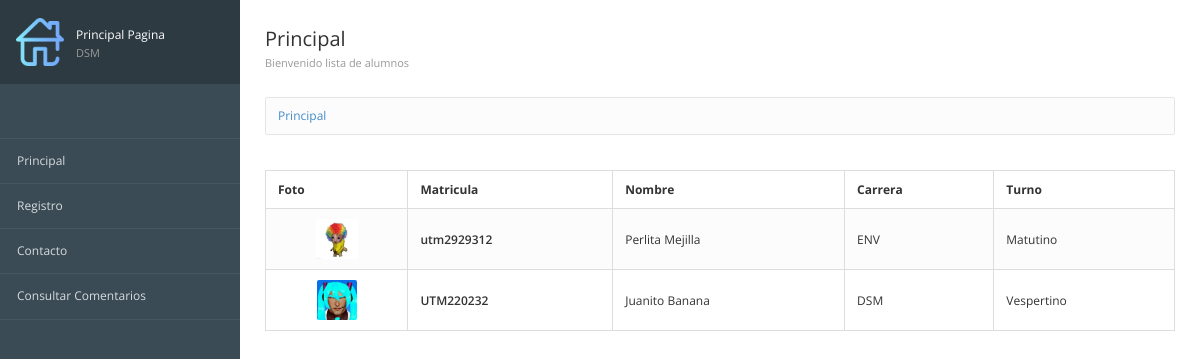
Before: / with the older database file.
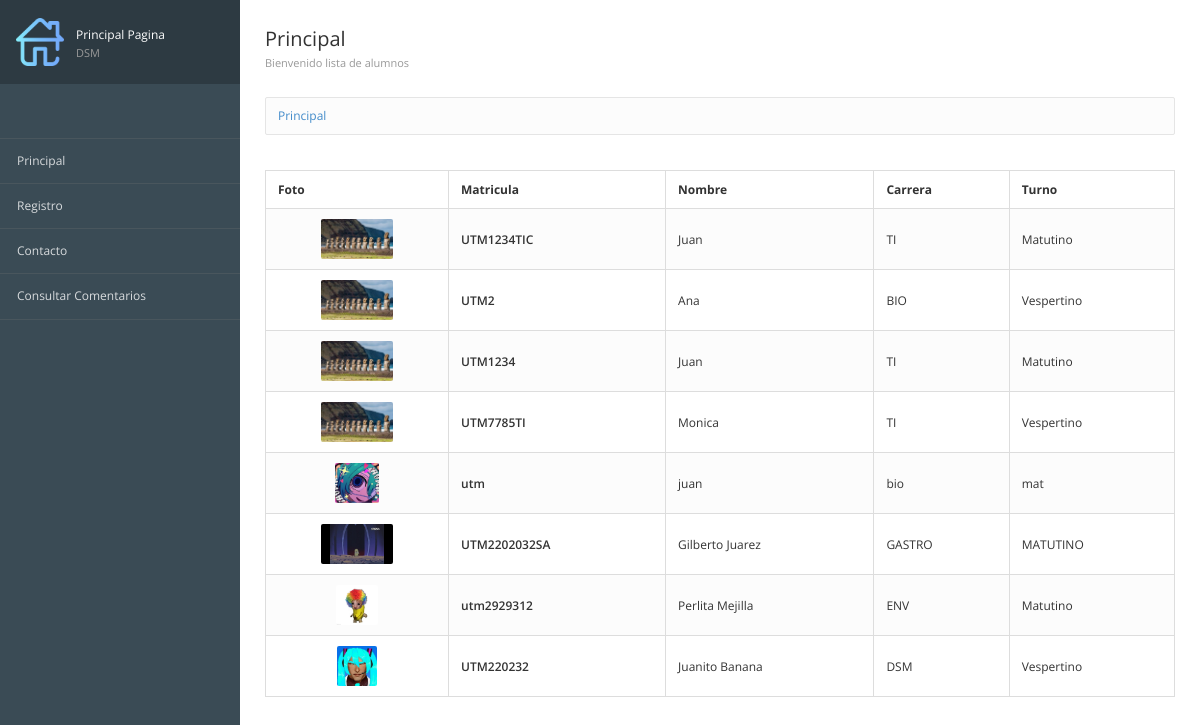
After: the same page with the newer database file.
### registros/models.py (models this page shows, shortened)
class Alumnos(models.Model):
    matricula=models.CharField(max_length=12 ,verbose_name="Matricula") #el verbose name cambia el nombre del atributo como un alias
    nombre=models.TextField()
    carrera=models.TextField()
    turno=models.CharField(max_length=12)
    image=models.ImageField(null=True,upload_to="fotos",verbose_name="Fotografia")
    created=models.DateTimeField(auto_now_add=True)
    updated=models.DateTimeField(auto_now_add=True)
    class Meta:
        verbose_name ="Alumno"
        verbose_name_plural ="Alumnos"
        ordering = ["-created"]

### registros/views.py (the view)
# urls.py: path('',views_registros.registros, name="Principal"),
def registros(request):
    alumnos=Alumnos.objects.all()
    return render(request,"registros/principal.html",{'alumnos':alumnos})

### registros/templates/registros/principal.html (shortened to what this page needs)
{% extends "inicio/encabezado.html" %}
{% block imagen %}
	{%load static%}
	{%static 'inicio/images/home.png'%}
{% endblock %}
{% block imagen-texto %}
	<div class="user-info">
		Principal Pagina <span>DSM</span>
	</div>
{% endblock %}
{% block titulo2 %}Principal {% endblock %}
{% block titulo3 %}Bienvenido lista de alumnos {% endblock %}
{% block contenido %}
	<table class="table table-bordered table-striped">
		<thead>
			<tr>
				<th>Foto</th>
				<th>Matricula</th>
				<th>Nombre</th>
				<th>Carrera</th>
				<th>Turno</th>
			</tr>
		</thead>
		<tbody>
			{% for alumno in alumnos %}
			<tr>
				<td class="text-center">
					<img src="{{alumno.image.url}}" alt="" class="img-media">
				</td>
				<td class="text-semibold">{{alumno.matricula}}</td>
				<td class="muted">{{alumno.nombre}}</td>
				<td class="muted">{{alumno.carrera}}</td>
				<td class="muted">{{alumno.turno}}</td>
			</tr>
			{% endfor %}
		</tbody>
{% endblock %}

### inicio/templates/inicio/encabezado.html (shortened to what this page needs)
<!DOCTYPE html>
<html lang="en">
<head>
{%load static%}
<link href="{% static 'inicio/css/bootstrap.min.css'%}" rel="stylesheet" type="text/css">
<link href="{% static 'inicio/css/londinium-theme.css'%}" rel="stylesheet" type="text/css">
<link href="{% static 'inicio/css/styles.css'%}" rel="stylesheet" type="text/css">
<link href="{% static 'inicio/css/icons.css'%}" rel="stylesheet" type="text/css">
</head>
<body>
 	<div class="page-container">
		<div class="sidebar">
		<div class="user-menu dropdown">
			<a href="#">
				<img src="{% block imagen %} {% endblock %}">
				{% block imagen-texto %} {% endblock %}
			</a>
		</div>
			<div class="sidebar-content">
				<ul class="navigation">
							<li><a href="{%url 'Principal' %}">Principal</a></li>
							<li><a href="{%url 'Formulario' %}">Registro</a></li>
							<li><a href="{%url 'Contacto' %}">Contacto</a></li>
							<li><a href="{%url 'consultaContacto' %}">Consultar Comentarios</a></li>
				</ul>
			</div>
		</div>
	</div>
	 	<div class="page-content">
			<div class="page-header">
				<div class="page-title">
					<h3>   {% block titulo2 %} {% endblock %}
				    <small>{% block titulo3 %} {% endblock %}</small></h3>
				</div>
			</div>
			<div class="breadcrumb-line">
				<ul	class="breadcrumb">
					<a href="{%url 'Principal'%}">
						{%if request.path == '/' %}
							Principal
						{%else%}
							Principal{{request.path}}
						{%endif%}
					</a>
				</ul>
			</div>
		 {% block contenido %}{% endblock %}
	</div>
</body>
</html>

### inicio/static/inicio/css/londinium-theme.css (style rules this page uses)
.panel-toolbar:after, .page-header:after, .header-bar-stats .page-stats li:after, .panel-heading:after { content: ""; display: table; clear: both; }
html { height: 100%; }
body { font-family: 'Open Sans', sans-serif; font-size: 12px; position: relative; min-height: 100%; }
a { cursor: pointer; }
h1, h2, h3, h4, h5, h6, .h1, .h2, .h3, .h4, .h5, .h6 { font-weight: 600; line-height: 1.42857143; margin-top: 0; }
h3, .h3 { font-size: 20px; }
ul, ol { padding-left: 16px; }
.text-semibold { font-weight: 600; }
.img-media { height: 40px; border-radius: 2px; }
.page-container { background-color: #fff; }
@media (min-width: 992px) { .navbar-form, .navbar-text, .navbar-nav, .navbar-button, .sidebar { display: block; } }
.page-header { padding: 0; margin: 0; position: relative; border: 0; }
.page-header small { display: block; font-size: 11px; color: #999; margin: 8px 0 0 0; }
.page-title { float: left; }
.page-title h3 { padding: 29px 0; margin: 0; font-weight: 400; line-height: 20px; }
.breadcrumb { padding: 9px 12px 10px 12px; float: left; margin: 0; background: none; border-radius: 0; }
.table { margin-bottom: 0; }
.table > thead > tr > th { border-bottom-width: 1px; outline: 0; }
.table > thead > tr > th, .table > tbody > tr > th, .table > tfoot > tr > th, .table > thead > tr > td, .table > tbody > tr > td, .table > tfoot > tr > td { vertical-align: middle; padding: 10px 12px; }
.table-striped > tbody > tr:nth-child(odd) > td, .table-striped > tbody > tr:nth-child(odd) > th, .table-hover > tbody > tr:hover > td, .table-hover > tbody > tr:hover > th { background-color: #fcfcfc; }

Changed rows visible on the page:
added Alumnos: image (picture), matricula "UTM1234TIC", nombre "Juan", carrera "TI", turno "Matutino"
added Alumnos: image (picture), matricula "UTM2", nombre "Ana", carrera "BIO", turno "Vespertino"
added Alumnos: image (picture), matricula "UTM1234", nombre "Juan", carrera "TI", turno "Matutino"
added Alumnos: image (picture), matricula "UTM7785TI", nombre "Monica", carrera "TI", turno "Vespertino"
added Alumnos: image (picture), matricula "utm", nombre "juan", carrera "bio", turno "mat"
added Alumnos: image (picture), matricula "UTM2202032SA", nombre "Gilberto Juarez", carrera "GASTRO", turno "MATUTINO"
